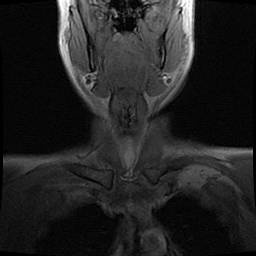
#> input picture mri_viewer/images/0101/001.png, 256 x 256 px
$ python -i build_viewer.py   (imports and definitions only)
#> lines starting #> are read from the running program, lines starting #| are printed output that depends on the picture
#> further down, picture is the input picture: shape (256, 256); min 0, max 255, mean 34.8
from __future__ import annotations

import json
import re
from collections import defaultdict
from pathlib import Path

import numpy as np
import pydicom
from PIL import Image, ImageFilter


ROOT = Path(__file__).parent / "20261006"
OUT = Path(__file__).parent / "mri_viewer"


def clean(value: object) -> str:
    return re.sub(r"[^a-zA-Z0-9_-]+", "_", str(value)).strip("_")


# [23 lines left out: functions position, plane, pixels, not called in this run]


def enhance_structures(data: np.ndarray) -> np.ndarray:
    """Multi-scale local contrast: fine edges plus broader disc/bone boundaries."""
    base = Image.fromarray(data, mode="L")
    fine = np.asarray(base.filter(ImageFilter.GaussianBlur(1.1)), dtype=np.float32)
    broad = np.asarray(base.filter(ImageFilter.GaussianBlur(5.0)), dtype=np.float32)
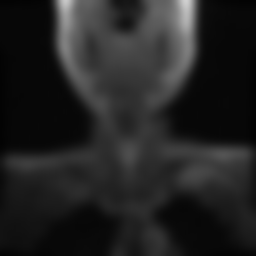
#> broad: shape (256, 256) float32; min 3, max 208, mean 34.7
    enhanced = data.astype(np.float32) + 1.35 * (data - fine) + 0.55 * (data - broad)
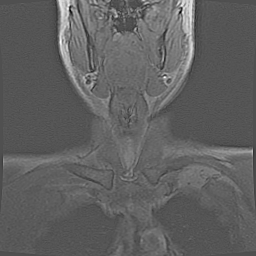
#> enhanced: shape (256, 256) float32; min -187.6, max 398.2, mean 34.8; drawn with min black and max white
    low, high = np.percentile(enhanced, (0.5, 99.5))
#> low = -39.48; high = 266.5
    return np.clip((enhanced - low) * 255 / max(high - low, 1), 0, 255).astype(np.uint8)
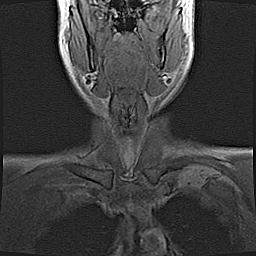
#> returned value: shape (256, 256); min 0, max 255, mean 61.3


# [94 lines left out: function main, not called in this run]


# [2 lines not run here, left out]

>>> import cv2
>>> picture = cv2.imread('mri_viewer/images/0101/001.png', cv2.IMREAD_GRAYSCALE)
>>> result = enhance_structures(picture)

$ run again, on mri_viewer/images/0201/002.png
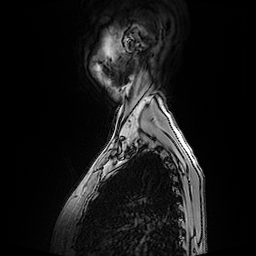
#> input picture mri_viewer/images/0201/002.png, 256 x 256 px
#> picture is the input picture: shape (256, 256); min 0, max 255, mean 23.7
#> in enhance_structures, `enhanced = data.astype(np.float32) + 1.35 * (data - fine) + 0.55 * (da..`:
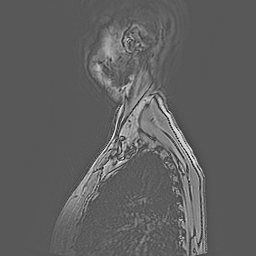
#> enhanced: shape (256, 256) float32; min -260.5, max 493.9, mean 23.8; drawn with min black and max white
#> low = -88.75; high = 310.7
#> in enhance_structures, `return np.clip((enhanced - low) * 255 / max(high - low, 1), 0, 255).as..`:
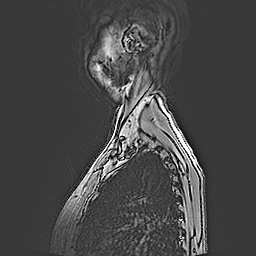
#> returned value: shape (256, 256); min 0, max 255, mean 71.2

$ run again, on mri_viewer/images/0202/001.png
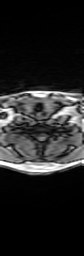
#> input picture mri_viewer/images/0202/001.png, 84 x 256 px
#> picture is the input picture: shape (256, 84); min 0, max 255, mean 35.6
#> in enhance_structures, `enhanced = data.astype(np.float32) + 1.35 * (data - fine) + 0.55 * (da..`:
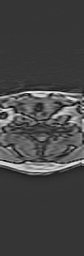
#> enhanced: shape (256, 84) float32; min -122.2, max 461.4, mean 35.6; drawn with min black and max white
#> low = -62.77; high = 373.4
#> in enhance_structures, `return np.clip((enhanced - low) * 255 / max(high - low, 1), 0, 255).as..`:
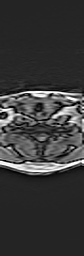
#> returned value: shape (256, 84); min 0, max 255, mean 57
